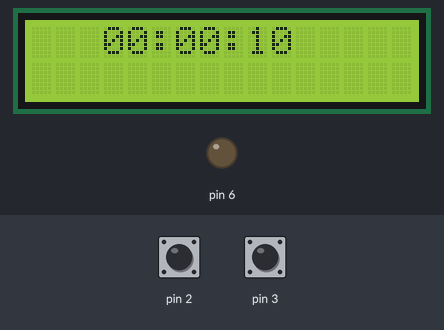
Bench run of a sketch on a simulated Arduino Uno, built with avr-gcc and run on an emulated ATmega328P. Shown: 16×2 character LCD, output pins drawn as LEDs (lit = HIGH). Inputs (shaded band) come from the test bench; at power-on: pin 2 HIGH, pin 3 HIGH. EEPROM starts erased; what the sketch prints to the serial monitor is not drawn.

Above: at 1.2 s.
1.3 s: pin 2 driven LOW
4.3 s: pin 2 driven HIGH
At 6.0 s:
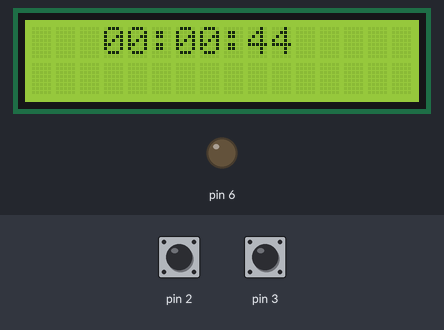
6.1 s: pin 2 driven LOW
9.1 s: pin 2 pulsed HIGH 2 times (0.12 s each, 0.3 s apart)
At 9.8 s:
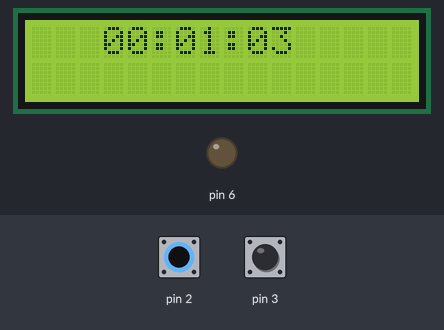
12.7 s: pin 2 driven HIGH
At 14.1 s:
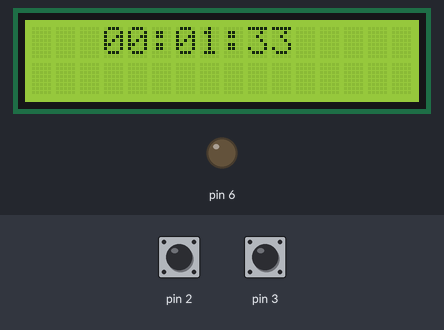
14.2 s: pin 2 driven LOW
Timing chart, 0 to 17.2 s (numbered marks = the images above; inputs shaded):
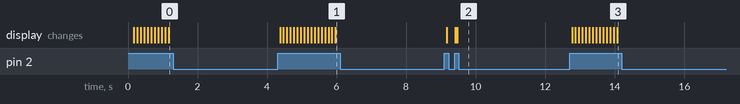

The sketch:

relojAlarma.ino
```cpp
/*    UNIVERSIDAD TECNICA DEL NORTE
        FICA - CIERCOM
      NOMBRE: KEVIN MONTENEGRO

      DEBER: REALIZAR UN RELOJ CON ALARMA ALMACENADA EN EEPROM
*/

#include <EEPROM.h>
#include <TimerOne.h>
#include <MsTimer2.h>
#include <LiquidCrystal.h>

LiquidCrystal lcd(13, 12, 11, 10, 9, 8);
int horero, minutero, segundero, i;
int alarma_minutero, alarma_horero;
int contador;
String dato;

void setup() {

  lcd.begin(16, 2);
  Serial.begin(9600);
  //para la EEPROM
  segundero = EEPROM.read(0);
  minutero = EEPROM.read(1);
  horero = EEPROM.read(2);
  alarma_minutero = EEPROM.read(3);
  alarma_horero = EEPROM.read(4);

  MsTimer2::set(100, reloj); //varia dependiendo la velocidad del reloj
  attachInterrupt(0, menu, LOW);
  attachInterrupt(1, alarma, LOW);
  MsTimer2::start();
  //salida tono
  pinMode(6, OUTPUT);
}

void loop() {
  if (Serial.available() > 0) {
    dato = Serial.readString();
    contador++;
  }
  switch (contador) {
    case 0:
      Serial.println("APAGADA");
      break;
    case 1:
      Serial.println("ENCENDIDO");
      contador = 0;
      break;

  }
  //comparacion para activar tono
  if (contador == 1) {
    if ( EEPROM.read(2) == EEPROM.read(4) && EEPROM.read(1) == EEPROM.read(3) ) {
      Serial.println("ON");
      digitalWrite(6, HIGH);
    }
  }
  else {
    Serial.println("OF");
    digitalWrite(6, LOW);
  }
}

void reloj () {
  if (segundero <= 60) {
    segundero++;
  }
  else {
    segundero = 0;
    if (minutero <= 60) {
      minutero++;
      EEPROM.update(1, minutero);
    }
    else {
      EEPROM.update(1, minutero);
      minutero = 0;
      if (horero < 12) {
        horero++;
        EEPROM.update(2, horero);
      }
      else {
        EEPROM.update(2, horero);
        horero = 0;
      }
    }
  }
  imprimir();
}

void alarma() {
  if (i == 1) {
    if (alarma_minutero <= 60) {
      alarma_minutero++;
      EEPROM.update(3, alarma_minutero);
    }
    else {
      alarma_minutero = 0;
      EEPROM.update(3, alarma_minutero);
    }
  }
  if (i == 2) {
    if (alarma_horero < 12) {
      alarma_horero++;
      EEPROM.update(4, alarma_horero);
    }
    else {
      alarma_horero = 0;
      EEPROM.update(4, alarma_horero);
    }
  }
}

void menu() {
  i++;
  switch (i) {

    case 1:
      lcd.setCursor(0, 0);
      lcd.print("Minutos");
      break;

    case 2:
      lcd.setCursor(0, 0);
      lcd.print("Hora");
      break;

    default:
      i = 0;
  }
}
void imprimir() {
  if (segundero < 10) {
    lcd.clear();
    lcd.setCursor(8, 0);
    lcd.print(':');
    lcd.setCursor(9, 0);
    lcd.print('0');
    lcd.setCursor(10, 0);
    lcd.print(segundero);
  }
  else {
    lcd.clear();
    lcd.setCursor(8, 0);
    lcd.print(':');
    lcd.setCursor(9, 0);
    lcd.print(segundero);
  }
  if (minutero < 10) {
    lcd.setCursor(5, 0);
    lcd.print(':');
    lcd.setCursor(6, 0);
    lcd.print('0');
    lcd.setCursor(7, 0);
    lcd.print(minutero);
  }
  else {
    lcd.setCursor(5, 0);
    lcd.print(':');
    lcd.setCursor(6, 0);
    lcd.print(minutero);
  }
  if (horero < 10) {
    lcd.setCursor(3, 0);
    lcd.print('0');
    lcd.setCursor(4, 0);
    lcd.print(horero);
  }
  else {
    lcd.setCursor(3, 0);
    lcd.print(horero);
  }
}
```

Measured:
- after the input at 1.3 s, every drawn part: stays the same
- after the input at 4.3 s, the display: first changes after 0.08 s (image 1 shows a later state)
- after the input at 6.1 s, every drawn part: stays the same
- after the input at 9.1 s, the display: first changes after 0.08 s (image 2 shows a later state)
- after the input at 12.7 s, the display: first changes after 0.08 s (image 3 shows a later state)
- after the input at 14.2 s, every drawn part: stays the same
